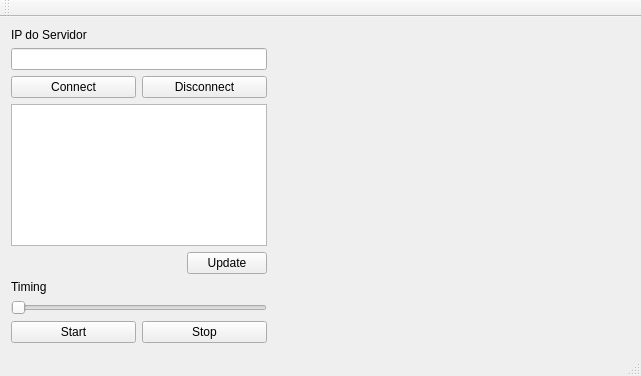
<?xml version="1.0" encoding="UTF-8"?>
<ui version="4.0">
 <class>MainWindow</class>
 <widget class="QMainWindow" name="MainWindow">
  <property name="geometry">
   <rect>
    <x>0</x>
    <y>0</y>
    <width>641</width>
    <height>376</height>
   </rect>
  </property>
  <property name="windowTitle">
   <string>MainWindow</string>
  </property>
  <widget class="QWidget" name="centralWidget">
   <layout class="QFormLayout" name="formLayout">
    <item row="0" column="0">
     <layout class="QGridLayout" name="gridLayout_2">
      <item row="0" column="0">
       <layout class="QVBoxLayout" name="verticalLayout_2">
        <item>
         <widget class="QLabel" name="label">
          <property name="text">
           <string>IP do Servidor</string>
          </property>
         </widget>
        </item>
        <item>
         <widget class="QLineEdit" name="lineEdit"/>
        </item>
       </layout>
      </item>
      <item row="1" column="0">
       <layout class="QHBoxLayout" name="horizontalLayout">
        <item>
         <widget class="QPushButton" name="pushButtonConnect">
          <property name="text">
           <string>Connect</string>
          </property>
         </widget>
        </item>
        <item>
         <widget class="QPushButton" name="pushButtonDisconnect">
          <property name="text">
           <string>Disconnect</string>
          </property>
         </widget>
        </item>
       </layout>
      </item>
      <item row="2" column="0">
       <layout class="QGridLayout" name="gridLayout">
        <item row="0" column="0" colspan="2">
         <widget class="QListWidget" name="listWidget"/>
        </item>
        <item row="1" column="0">
         <spacer name="horizontalSpacer">
          <property name="orientation">
           <enum>Qt::Horizontal</enum>
          </property>
          <property name="sizeHint" stdset="0">
           <size>
            <width>40</width>
            <height>20</height>
           </size>
          </property>
         </spacer>
        </item>
        <item row="1" column="1">
         <widget class="QPushButton" name="pushButtonUpdate">
          <property name="text">
           <string>Update</string>
          </property>
         </widget>
        </item>
       </layout>
      </item>
      <item row="3" column="0">
       <layout class="QVBoxLayout" name="verticalLayout">
        <item>
         <widget class="QLabel" name="label_2">
          <property name="text">
           <string>Timing</string>
          </property>
         </widget>
        </item>
        <item>
         <widget class="QSlider" name="horizontalSlider">
          <property name="orientation">
           <enum>Qt::Horizontal</enum>
          </property>
         </widget>
        </item>
       </layout>
      </item>
      <item row="4" column="0">
       <layout class="QHBoxLayout" name="horizontalLayout_2">
        <item>
         <widget class="QPushButton" name="pushButtonStart">
          <property name="text">
           <string>Start</string>
          </property>
         </widget>
        </item>
        <item>
         <widget class="QPushButton" name="pushButtonStop">
          <property name="text">
           <string>Stop</string>
          </property>
         </widget>
        </item>
       </layout>
      </item>
     </layout>
    </item>
    <item row="0" column="1">
     <widget class="Plotter" name="widget" native="true"/>
    </item>
   </layout>
  </widget>
  <widget class="QMenuBar" name="menuBar">
   <property name="geometry">
    <rect>
     <x>0</x>
     <y>0</y>
     <width>641</width>
     <height>21</height>
    </rect>
   </property>
  </widget>
  <widget class="QToolBar" name="mainToolBar">
   <attribute name="toolBarArea">
    <enum>TopToolBarArea</enum>
   </attribute>
   <attribute name="toolBarBreak">
    <bool>false</bool>
   </attribute>
  </widget>
  <widget class="QStatusBar" name="statusBar"/>
 </widget>
 <layoutdefault spacing="6" margin="11"/>
 <customwidgets>
  <customwidget>
   <class>Plotter</class>
   <extends>QWidget</extends>
   <header location="global">plotter.h</header>
   <container>1</container>
  </customwidget>
 </customwidgets>
 <resources/>
 <connections/>
</ui>
